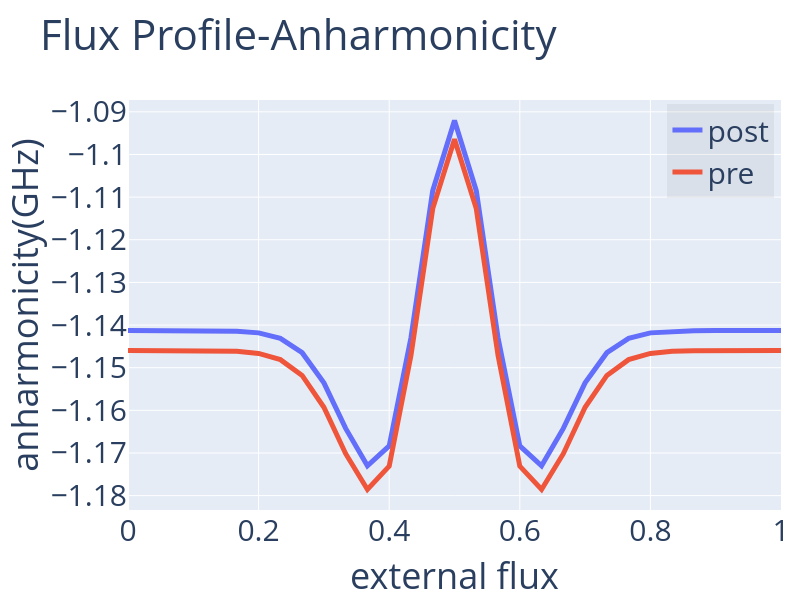

Notebook source saved alongside this figure:
### Markdown cell above
## Circuit Comparison

### Code cell
plotCompare(flux_range,{'post':post_Ex[2]-2*post_Ex[1],'pre':pre_Ex[2]-2*pre_Ex[1]},
            'Flux Profile-Anharmonicity','external flux','anharmonicity(GHz)',export='pdf',size=(600,800))

### Figure 1 — Plotly figure (JSON) as saved in the notebook; plotly's stock layout.template omitted (floating-point values rounded to 4 significant figures)
{"data": [{"line": {"width": 5}, "name": "post", "type": "scatter", "x": [0.0, 0.03333, 0.06667, 0.1, 0.1333, 0.1667, 0.2, 0.2333, 0.2667, 0.3, 0.3333, 0.3667, 0.4, 0.4333, 0.4667, 0.5, 0.5333, 0.5667, 0.6, 0.6333, 0.6667, 0.7, 0.7333, 0.7667, 0.8, 0.8333, 0.8667, 0.9, 0.9333, 0.9667, 1.0], "y": [-1.141, -1.141, -1.141, -1.141, -1.141, -1.141, -1.142, -1.143, -1.146, -1.154, -1.164, -1.173, -1.168, -1.143, -1.108, -1.092, -1.108, -1.143, -1.168, -1.173, -1.164, -1.154, -1.146, -1.143, -1.142, -1.141, -1.141, -1.141, -1.141, -1.141, -1.141]}, {"line": {"width": 5}, "name": "pre", "type": "scatter", "x": [0.0, 0.03333, 0.06667, 0.1, 0.1333, 0.1667, 0.2, 0.2333, 0.2667, 0.3, 0.3333, 0.3667, 0.4, 0.4333, 0.4667, 0.5, 0.5333, 0.5667, 0.6, 0.6333, 0.6667, 0.7, 0.7333, 0.7667, 0.8, 0.8333, 0.8667, 0.9, 0.9333, 0.9667, 1.0], "y": [-1.146, -1.146, -1.146, -1.146, -1.146, -1.146, -1.147, -1.148, -1.152, -1.159, -1.17, -1.179, -1.173, -1.147, -1.113, -1.096, -1.113, -1.147, -1.173, -1.179, -1.17, -1.159, -1.152, -1.148, -1.147, -1.146, -1.146, -1.146, -1.146, -1.146, -1.146]}], "layout": {"font": {"size": 30}, "height": 600, "legend": {"bgcolor": "rgba(0,0,0,.05)", "x": 0.99, "xanchor": "right", "y": 0.99, "yanchor": "top"}, "margin": {"r": 10, "t": 100}, "showlegend": true, "title": {"text": "Flux Profile-Anharmonicity"}, "width": 800, "xaxis": {"title": {"text": "external flux"}}, "yaxis": {"title": {"text": "anharmonicity(GHz)"}}}}
